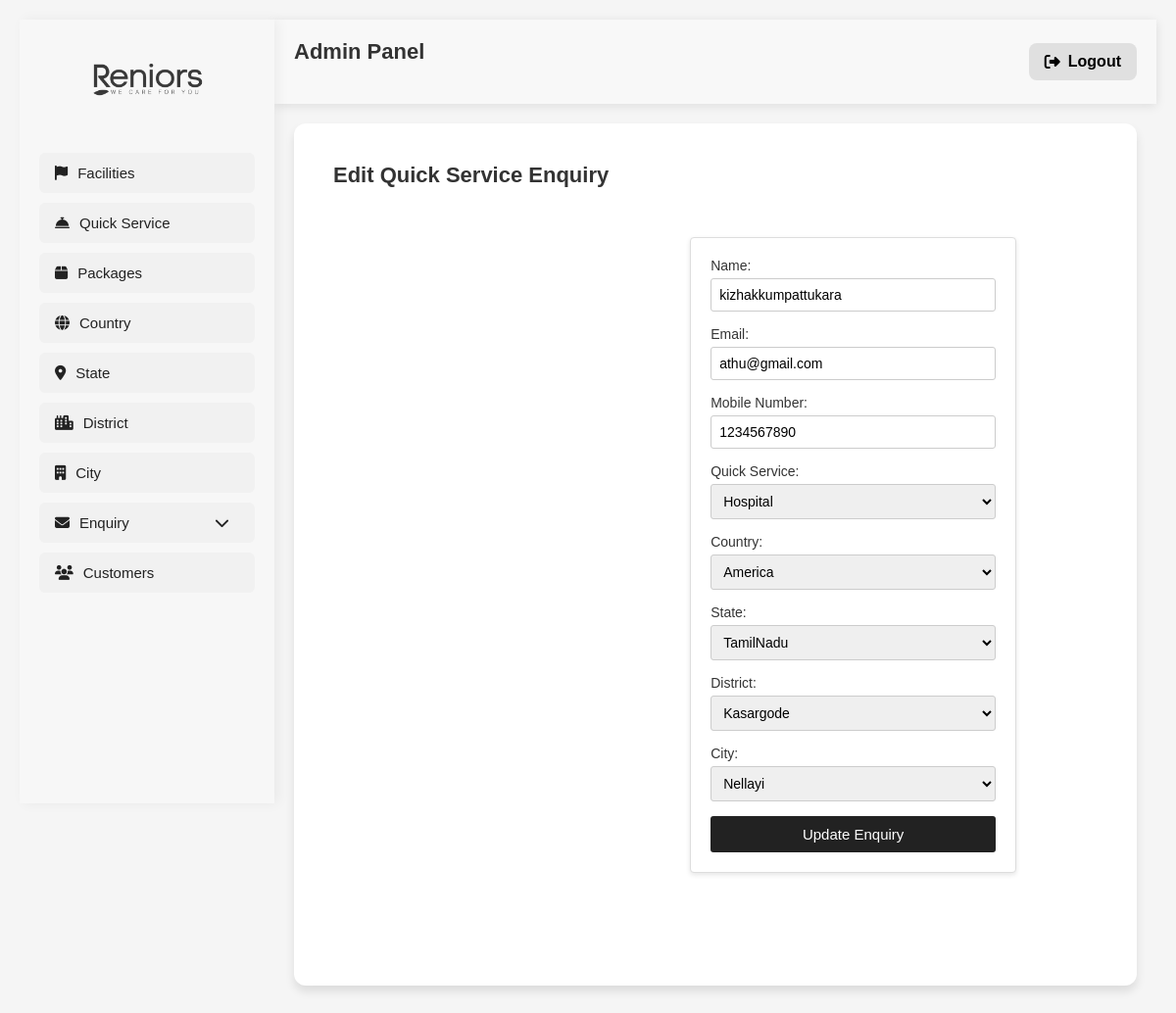
Page /quickservice-enquiry/edit/5/ (signed in) on the committed database.
### reniorsapp/models.py (models this page shows, shortened)
class QuickServiceEnquiry(models.Model):
    name = models.CharField(max_length=255)
    email = models.EmailField()
    mobile_number = models.CharField(max_length=15)
    quick_service = models.ForeignKey("QuickService", on_delete=models.CASCADE)
    country = models.ForeignKey(Country, on_delete=models.CASCADE, null=True, blank=True)
    state = models.ForeignKey(State, on_delete=models.CASCADE, null=True, blank=True)
    district = models.ForeignKey(District, on_delete=models.CASCADE, null=True, blank=True)
    city = models.ForeignKey(City, on_delete=models.CASCADE, null=True, blank=True)

class QuickService(models.Model):
    name = models.CharField(max_length=255,null=True, blank=True)
    image = models.ImageField(upload_to='quickservice_images/', blank=True, null=True)

class Country(models.Model):
    name = models.CharField(max_length=255, null=True, blank=True)

class State(models.Model):
    name = models.CharField(max_length=255, null=True, blank=True)

class District(models.Model):
    name = models.CharField(max_length=255, null=True, blank=True)

class City(models.Model):
    name = models.CharField(max_length=255, null=True, blank=True)

### reniorsapp/views.py (the view, shortened to what this page needs)
# urls.py: path("quickservice-enquiry/edit/<int:enquiry_id>/", views.quick_service_enquiry_edit, name="quick_service_enquiry_edit"),
@admin_required
def quick_service_enquiry_edit(request, enquiry_id):
    enquiry = get_object_or_404(QuickServiceEnquiry, id=enquiry_id)
    quick_services = QuickService.objects.all()
    countries = Country.objects.all()
    states = State.objects.all()
    districts = District.objects.all()
    cities = City.objects.all()
    return render(request, "quick_service_enquiry_form.html", {
        "enquiry": enquiry,
        "quick_services": quick_services,
        "countries": countries,
        "states": states,
        "districts": districts,
        "cities": cities
    })

### reniorsapp/views.py (called while the page is built)
def admin_required(view_func):
    @wraps(view_func)
    def _wrapped_view(request, *args, **kwargs):
        if not request.session.get('admin_logged_in', False):
            return redirect('admin_login')  # Redirect to login if not authenticated
        return view_func(request, *args, **kwargs)
    return _wrapped_view

### reniorsapp/templates/quick_service_enquiry_form.html (shortened to what this page needs)
{% extends "adminpannel.html" %}
{% load static %}
{% block content %}
<div class="container mt-4">
    <h2>{% if enquiry %}Edit{% else %}Add{% endif %} Quick Service Enquiry</h2>
    <form method="POST">
        <label>Name:</label>
        <input type="text" name="name" value="{% if enquiry %}{{ enquiry.name }}{% endif %}" required>
        <label>Email:</label>
        <input type="email" name="email" value="{% if enquiry %}{{ enquiry.email }}{% endif %}" required>
        <label>Mobile Number:</label>
        <input type="text" name="mobile_number" value="{% if enquiry %}{{ enquiry.mobile_number }}{% endif %}" required>
        <label>Quick Service:</label>
        <select name="quick_service" required>
            {% for service in quick_services %}
                <option value="{{ service.id }}" {% if enquiry and enquiry.quick_service.id == service.id %}selected{% endif %}>
                    {{ service.name }}
                </option>
            {% endfor %}
        </select>
        <label>Country:</label>
        <select name="country">
            {% for country in countries %}
                <option value="{{ country.id }}" {% if enquiry and enquiry.country.id == country.id %}selected{% endif %}>
                    {{ country.name }}
                </option>
            {% endfor %}
        </select>
        <label>State:</label>
        <select name="state">
            {% for state in states %}
                <option value="{{ state.id }}" {% if enquiry and enquiry.state.id == state.id %}selected{% endif %}>
                    {{ state.name }}
                </option>
            {% endfor %}
        </select>
        <label>District:</label>
        <select name="district">
            {% for district in districts %}
                <option value="{{ district.id }}" {% if enquiry and enquiry.district.id == district.id %}selected{% endif %}>
                    {{ district.name }}
                </option>
            {% endfor %}
        </select>
        <label>City:</label>
        <select name="city">
            {% for city in cities %}
                <option value="{{ city.id }}" {% if enquiry and enquiry.city.id == city.id %}selected{% endif %}>
                    {{ city.name }}
                </option>
            {% endfor %}
        </select>
        <button type="submit">{% if enquiry %}Update{% else %}Add{% endif %} Enquiry</button>
    </form>
</div>
{% endblock %}

### reniorsapp/templates/adminpannel.html (style rules this page uses)
* { margin: 0; padding: 0; box-sizing: border-box; font-family: 'Poppins', sans-serif; }
body { display: flex; min-height: 100vh; background-color: #ffffff; color: #000000; align-items: flex-start; }
.container { display: flex; width: 100%; min-height: 100vh; flex-wrap: nowrap; }

### reniorsapp/templates/quick_service_enquiry_form.html (style rules this page uses)
body { font-family: Arial, sans-serif; background-color: #f5f5f5; margin: 0; padding: 20px; }
h2 { font-size: 22px; font-weight: 600; margin-bottom: 20px; color: #333; }
form { max-width: 700px; margin: auto; padding: 20px; background: #fff; border-radius: 4px; box-shadow: 0 2px 5px rgba(0, 0, 0, 0.1); border: 1px solid #ddd; }
label { font-weight: 500; display: block; margin-bottom: 5px; font-size: 14px; color: #333; }
input, select { width: 100%; padding: 8px; margin-bottom: 15px; border: 1px solid #ccc; border-radius: 3px; font-size: 14px; box-sizing: border-box; }
button { background-color: #222; color: white; border: none; padding: 10px; width: 100%; border-radius: 3px; cursor: pointer; font-size: 15px; font-weight: 500; transition: 0.3s ease; }

### rows in the picture
QuickServiceEnquiry: name "kizhakkumpattukara", email "athu@gmail.com", mobile_number "1234567890", quick_service "Hospital", country "America", state "TamilNadu", district "Kasargode", city "Nellayi"
